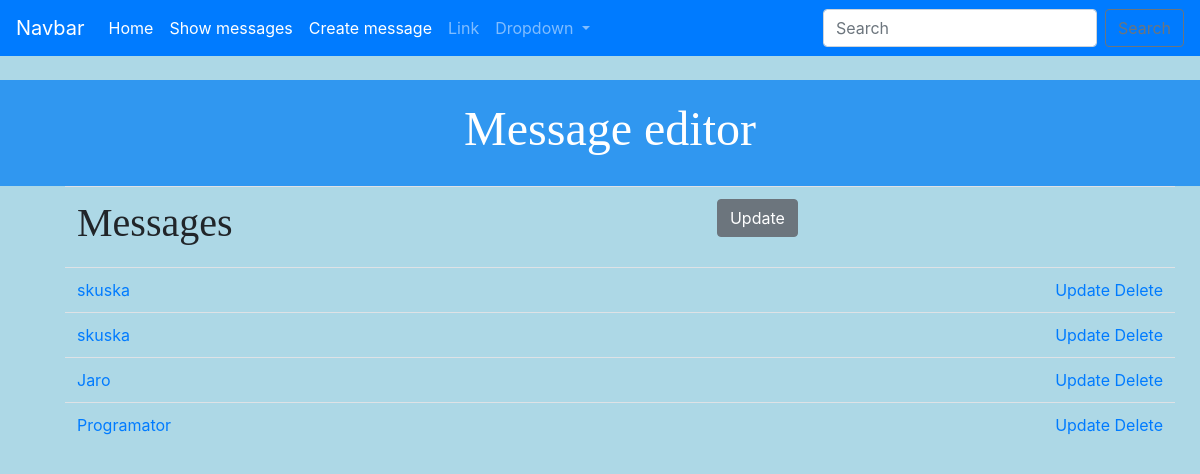
/message_editor//, run on the app's committed database.
### message_editor/models.py (models this page shows, shortened)
class Message(models.Model):
    id = models.PositiveIntegerField(primary_key=True)
    userId = models.IntegerField()
    title = models.CharField(max_length=200)
    body = models.CharField(max_length=200)

### message_editor/views.py (the view)
# urls.py: path("/", views.show_all_messages, name="messages"),
def show_all_messages(request):
    data = Message.objects.all()
    return render(request,'message_editor/message_list.html', {'data': data} )

### message_editor/templates/message_editor/message_list.html
{% extends 'message_editor/base.html' %}
{% block content %}
<table class = table table-striped table-hover table-bordered >
	<tr><td><h1>Messages</h1></td> <td><input type="submit" value = "Update" class = "btn btn-secondary"></td></tr>
	{% for message in data%}
            <tr>
<td>
	<a href="{% url 'show-message' message.id %}">{{message.title}}</a><br/>
</td>
				<td align = "right">
					<a href="{% url 'update-message' message.id%}">Update</a>
					<a href="{% url 'delete-message' message.id%}">Delete</a>
				</td>
</tr>
		{% endfor %}
</table>
{% endblock %}

### message_editor/static/css/message_editor.css (style rules this page uses)
body { background-color: lightblue; }
h1, h2, h3, h4 { font-family: 'Times New Roman', Serif; }

### data on the page
Message: title "skuska"
Message: title "skuska"
Message: title "Jaro"
Message: title "Programator"
